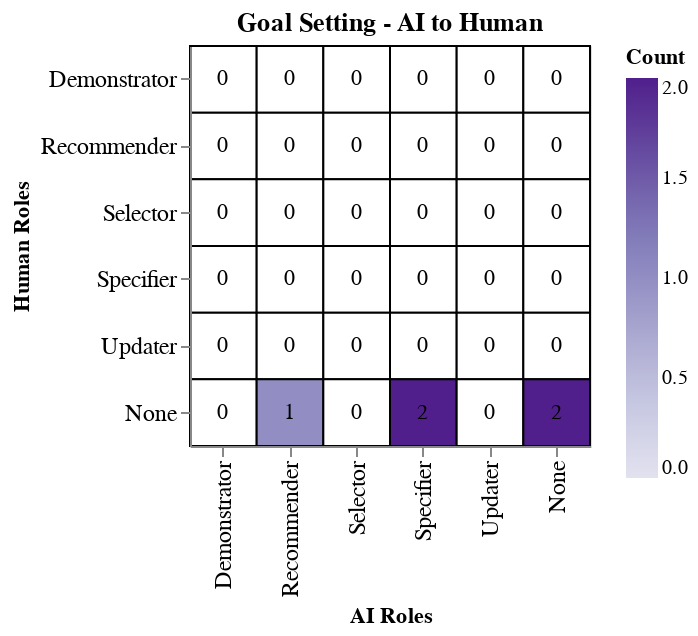
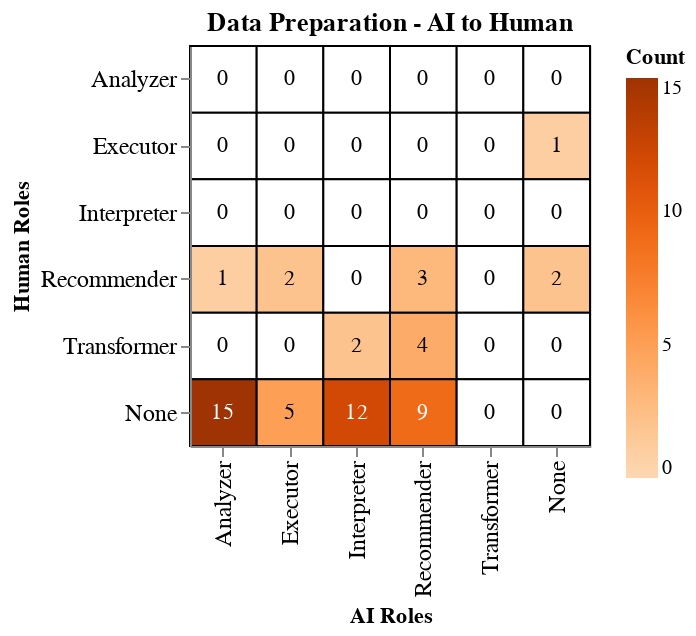
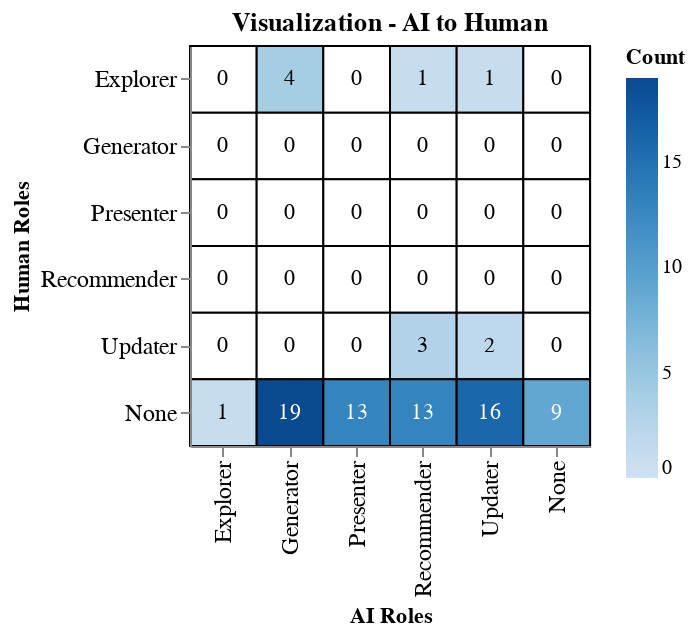
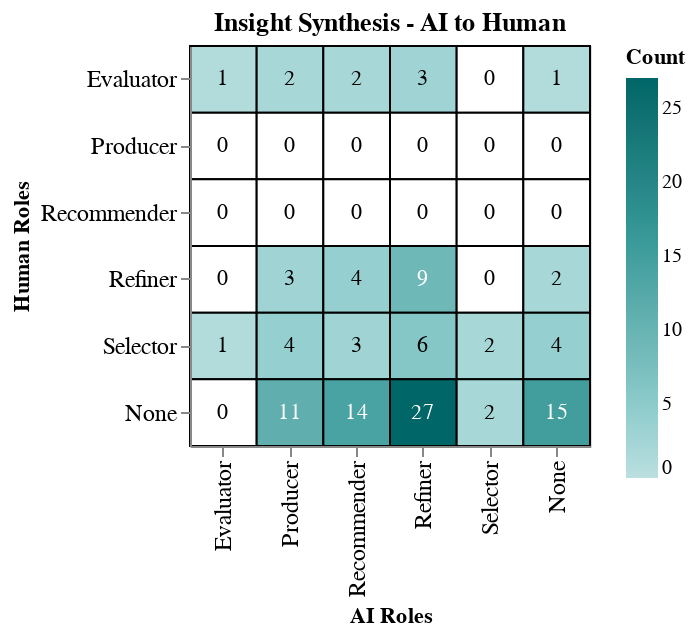

Notebook code for these charts, in order:
### Code cell
def build_ai_to_human_matrix(nodes_df, stage_keyword, mapping_rules, plot_title="AI-Human Response Matrix", color_scheme="greens"):
    """
    构建 AI→Human 响应矩阵，但保持矩阵结构一致性:
      - 行: Human 角色 (响应者)
      - 列: AI 角色 (发起者)
    """

    # --- 动作→角色映射 ---
    def map_action_to_role(action):
        for role, actions in mapping_rules.items():
            for verb in actions:
                if verb.lower() in str(action).lower():
                    return role
        return "None"

    # --- 筛选目标阶段 ---
    stage_df = nodes_df[nodes_df["stage"].str.lower().str.contains(stage_keyword.lower())].copy()
    stage_df['role'] = stage_df['action'].apply(lambda x: map_action_to_role(x))

    # --- 角色集合（含 "None"） ---
    roles_set = sorted(set(mapping_rules.keys()))
    all_roles_with_none = roles_set + ["None"]

    # 矩阵结构：行=Human角色，列=AI角色（保持与Human→AI矩阵一致）
    response_matrix = pd.DataFrame(
        0, index=all_roles_with_none, columns=all_roles_with_none, dtype=int
    )

    # 记录每个格子的论文集合
    pair_papers = defaultdict(set)

    # --- 遍历文章，累计 AI→Human 相邻对 ---
    for system_name, group in stage_df.groupby("system"):
        sorted_group = group.sort_index().reset_index(drop=True)
        n = len(sorted_group)

        # 处理只有1个动作的情况
        if n == 1:
            row = sorted_group.iloc[0]
            if row['actor'] == "A":  # 只有AI动作
                ai_role, human_role = row['role'], "None"
                response_matrix.loc[human_role, ai_role] += 1  # 注意：行列交换
                pair_papers[(human_role, ai_role)].add(system_name)
            continue
          
        # 处理多动作序列
        for i in range(n - 1):
            row = sorted_group.iloc[i]
            next_row = sorted_group.iloc[i + 1]
            
            # 只统计 AI→Human 的转移
            if row['actor'] == 'A':  # AI动作
                ai_role = row['role']
                if next_row['actor'] == 'H':  # 人类响应
                    human_role = next_row['role']
                else:
                    human_role = "None"  # 无人响应
                
                response_matrix.loc[human_role, ai_role] += 1  # 注意：行列交换
                pair_papers[(human_role, ai_role)].add(system_name)
        
        # 检查最后一个动作是否为AI动作（无人响应）
        last_row = sorted_group.iloc[-1]
        if last_row['actor'] == "A":
            ai_role = last_row['role']
            response_matrix.loc["None", ai_role] += 1  # 注意：行列交换
            pair_papers[("None", ai_role)].add(system_name)

    # --- 为可视化准备长表，并附上论文列表 ---
    plot_df = response_matrix.reset_index().melt(
        id_vars="index", var_name="AI Role", value_name="count"  # 保持列名为AI Role
    ).rename(columns={"index": "Human Role"})  # 保持行名为Human Role

    # 把论文集合拼接为字符串，供 tooltip 使用
    def papers_joined(hr, ar):
        s = pair_papers.get((hr, ar), set())
        if not s:
            return ""
        return "; ".join(sorted(s))

    plot_df["papers"] = [
        papers_joined(hr, ar) for hr, ar in zip(plot_df["Human Role"], plot_df["AI Role"])
    ]
    plot_df["num_papers"] = plot_df["papers"].apply(lambda x: 0 if x == "" else len(x.split("; ")))

    # --- Altair 可视化 ---
    base = alt.Chart(plot_df).encode(
        x=alt.X("AI Role:O", sort=list(response_matrix.columns), axis=alt.Axis(labelFontSize=12, title="AI Roles")),
        y=alt.Y("Human Role:O", sort=list(response_matrix.index), axis=alt.Axis(labelFontSize=12, title="Human Roles")),
    )

    # 0 强制白色，其它用指定配色
    heatmap = base.mark_rect(stroke='black', strokeWidth=1).encode(
        color=alt.condition(
            "datum.count == 0",
            alt.value("white"),
            alt.Color(
                "count:Q",
                scale=alt.Scale(scheme=color_scheme),
                legend=alt.Legend(title="Count")
            )
        ),
        tooltip=[
            alt.Tooltip("AI Role:N", title="AI Initiator"),  # AI发起者
            alt.Tooltip("Human Role:N", title="Human Responder"),  # 人类响应者
            alt.Tooltip("count:Q", title="Count"),
            alt.Tooltip("num_papers:Q", title="#Papers"),
            alt.Tooltip("papers:N", title="Papers")
        ]
    )

    text = base.mark_text(baseline="middle").encode(
        text=alt.Text("count:Q", format="d"),
        color=alt.condition("datum.count > 7", alt.value("white"), alt.value("black"))
    )

    chart = (heatmap + text).properties(
        width=200, height=200, title=plot_title
    )

    # --- 明细表：每个格子对应的论文 ---
    rows = []
    for hr in all_roles_with_none:
        for ar in all_roles_with_none:
            papers = sorted(pair_papers.get((hr, ar), set()))
            rows.append({
                "Human Role": hr,
                "AI Role": ar,
                "count": int(response_matrix.loc[hr, ar]),
                "num_papers": len(papers),
                "papers": papers
            })
    pair_detail_df = pd.DataFrame(rows)

    return response_matrix, chart, pair_detail_df
# Goal Setting 阶段的 AI→Human 矩阵
goal_ai2human_matrix, goal_ai2human_chart, detail_goal_ai2human = build_ai_to_human_matrix(
    nodes_df, "goal setting", mapping_rules_goal, "Goal Setting - AI to Human", "purples"
)
goal_ai2human_chart.show()
goal_ai2human_chart.save("goal_ai2human_chart.svg")

# Data Preparation 阶段的 AI→Human 矩阵
dataprep_ai2human_matrix, dataprep_ai2human_chart, detail_dataprep_ai2human = build_ai_to_human_matrix(
    nodes_df, "data preparation", mapping_rules_dataprep_final, "Data Preparation - AI to Human", "oranges"
)
dataprep_ai2human_chart.show()
dataprep_ai2human_chart.save("dataprep_ai2human_chart.svg")
# Visualization 阶段的 AI→Human 矩阵
vis_ai2human_matrix, vis_ai2human_chart, detail_vis_ai2human = build_ai_to_human_matrix(
    nodes_df, "visualization", mapping_rules_vis, "Visualization - AI to Human", "blues"
)
vis_ai2human_chart.show()
vis_ai2human_chart.save("vis_ai2human_chart.svg")
# Insight Synthesis 阶段的 AI→Human 矩阵
insight_ai2human_matrix, insight_ai2human_chart, detail_insight_ai2human = build_ai_to_human_matrix(
    nodes_df, "insight synthesis", mapping_rules_insight, "Insight Synthesis - AI to Human", "teals"
)
insight_ai2human_chart.show()
insight_ai2human_chart.save("insight_ai2human_chart.svg")

### Figure 1 — Vega-Lite specification as saved in the notebook (floating-point values rounded to 4 significant figures)
{"config": {"view": {"continuousWidth": 300, "continuousHeight": 300}}, "layer": [{"mark": {"type": "rect", "stroke": "black", "strokeWidth": 1}, "encoding": {"color": {"condition": {"test": "datum.count == 0", "value": "white"}, "field": "count", "legend": {"title": "Count"}, "scale": {"scheme": "purples"}, "type": "quantitative"}, "tooltip": [{"field": "AI Role", "title": "AI Initiator", "type": "nominal"}, {"field": "Human Role", "title": "Human Responder", "type": "nominal"}, {"field": "count", "title": "Count", "type": "quantitative"}, {"field": "num_papers", "title": "#Papers", "type": "quantitative"}, {"field": "papers", "title": "Papers", "type": "nominal"}], "x": {"axis": {"labelFontSize": 12, "title": "AI Roles"}, "field": "AI Role", "sort": ["Demonstrator", "Recommender", "Selector", "Specifier", "Updater", "None"], "type": "ordinal"}, "y": {"axis": {"labelFontSize": 12, "title": "Human Roles"}, "field": "Human Role", "sort": ["Demonstrator", "Recommender", "Selector", "Specifier", "Updater", "None"], "type": "ordinal"}}}, {"mark": {"type": "text", "baseline": "middle"}, "encoding": {"color": {"condition": {"test": "datum.count > 7", "value": "white"}, "value": "black"}, "text": {"field": "count", "format": "d", "type": "quantitative"}, "x": {"axis": {"labelFontSize": 12, "title": "AI Roles"}, "field": "AI Role", "sort": ["Demonstrator", "Recommender", "Selector", "Specifier", "Updater", "None"], "type": "ordinal"}, "y": {"axis": {"labelFontSize": 12, "title": "Human Roles"}, "field": "Human Role", "sort": ["Demonstrator", "Recommender", "Selector", "Specifier", "Updater", "None"], "type": "ordinal"}}}], "data": {"name": "data-05b0dbec41715ff29464761cdeb28189"}, "height": 200, "title": "Goal Setting - AI to Human", "width": 200, "$schema": "https://vega.github.io/schema/vega-lite/v5.20.1.json", "datasets": {"data-05b0dbec41715ff29464761cdeb28189": [{"Human Role": "Demonstrator", "AI Role": "Demonstrator", "count": 0, "papers": "", "num_papers": 0}, {"Human Role": "Recommender", "AI Role": "Demonstrator", "count": 0, "papers": "", "num_papers": 0}, {"Human Role": "Selector", "AI Role": "Demonstrator", "count": 0, "papers": "", "num_papers": 0}, {"Human Role": "Specifier", "AI Role": "Demonstrator", "count": 0, "papers": "", "num_papers": 0}, {"Human Role": "Updater", "AI Role": "Demonstrator", "count": 0, "papers": "", "num_papers": 0}, {"Human Role": "None", "AI Role": "Demonstrator", "count": 0, "papers": "", "num_papers": 0}, {"Human Role": "Demonstrator", "AI Role": "Recommender", "count": 0, "papers": "", "num_papers": 0}, {"Human Role": "Recommender", "AI Role": "Recommender", "count": 0, "papers": "", "num_papers": 0}, {"Human Role": "Selector", "AI Role": "Recommender", "count": 0, "papers": "", "num_papers": 0}, {"Human Role": "Specifier", "AI Role": "Recommender", "count": 0, "papers": "", "num_papers": 0}, {"Human Role": "Updater", "AI Role": "Recommender", "count": 0, "papers": "", "num_papers": 0}, {"Human Role": "None", "AI Role": "Recommender", "count": 1, "papers": "Pluto", "num_papers": 1}, {"Human Role": "Demonstrator", "AI Role": "Selector", "count": 0, "papers": "", "num_papers": 0}, {"Human Role": "Recommender", "AI Role": "Selector", "count": 0, "papers": "", "num_papers": 0}, {"Human Role": "Selector", "AI Role": "Selector", "count": 0, "papers": "", "num_papers": 0}, {"Human Role": "Specifier", "AI Role": "Selector", "count": 0, "papers": "", "num_papers": 0}, {"Human Role": "Updater", "AI Role": "Selector", "count": 0, "papers": "", "num_papers": 0}, {"Human Role": "None", "AI Role": "Selector", "count": 0, "papers": "", "num_papers": 0}, {"Human Role": "Demonstrator", "AI Role": "Specifier", "count": 0, "papers": "", "num_papers": 0}, {"Human Role": "Recommender", "AI Role": "Specifier", "count": 0, "papers": "", "num_papers": 0}, {"Human Role": "Selector", "AI Role": "Specifier", "count": 0, "papers": "", "num_papers": 0}, {"Human Role": "Specifier", "AI Role": "Specifier", "count": 0, "papers": "", "num_papers": 0}, {"Human Role": "Updater", "AI Role": "Specifier", "count": 0, "papers": "", "num_papers": 0}, {"Human Role": "None", "AI Role": "Specifier", "count": 2, "papers": "EXMOS: Explanatory Model Steering Through Multifaceted Explanations and Data Configurations; Towards Visual Explainable Active Learning for Zero-Shot Classification", "num_papers": 2}, {"Human Role": "Demonstrator", "AI Role": "Updater", "count": 0, "papers": "", "num_papers": 0}, {"Human Role": "Recommender", "AI Role": "Updater", "count": 0, "papers": "", "num_papers": 0}, {"Human Role": "Selector", "AI Role": "Updater", "count": 0, "papers": "", "num_papers": 0}, {"Human Role": "Specifier", "AI Role": "Updater", "count": 0, "papers": "", "num_papers": 0}, {"Human Role": "Updater", "AI Role": "Updater", "count": 0, "papers": "", "num_papers": 0}, {"Human Role": "None", "AI Role": "Updater", "count": 0, "papers": "", "num_papers": 0}, {"Human Role": "Demonstrator", "AI Role": "None", "count": 0, "papers": "", "num_papers": 0}, {"Human Role": "Recommender", "AI Role": "None", "count": 0, "papers": "", "num_papers": 0}, {"Human Role": "Selector", "AI Role": "None", "count": 0, "papers": "", "num_papers": 0}, {"Human Role": "Specifier", "AI Role": "None", "count": 0, "papers": "", "num_papers": 0}, {"Human Role": "Updater", "AI Role": "None", "count": 0, "papers": "", "num_papers": 0}, {"Human Role": "None", "AI Role": "None", "count": 2, "papers": "ArticulatePro; Towards Visual Explainable Active Learning for Zero-Shot Classification", "num_papers": 2}]}}

### Figure 2 — Vega-Lite specification as saved in the notebook (floating-point values rounded to 4 significant figures)
{"config": {"view": {"continuousWidth": 300, "continuousHeight": 300}}, "layer": [{"mark": {"type": "rect", "stroke": "black", "strokeWidth": 1}, "encoding": {"color": {"condition": {"test": "datum.count == 0", "value": "white"}, "field": "count", "legend": {"title": "Count"}, "scale": {"scheme": "oranges"}, "type": "quantitative"}, "tooltip": [{"field": "AI Role", "title": "AI Initiator", "type": "nominal"}, {"field": "Human Role", "title": "Human Responder", "type": "nominal"}, {"field": "count", "title": "Count", "type": "quantitative"}, {"field": "num_papers", "title": "#Papers", "type": "quantitative"}, {"field": "papers", "title": "Papers", "type": "nominal"}], "x": {"axis": {"labelFontSize": 12, "title": "AI Roles"}, "field": "AI Role", "sort": ["Analyzer", "Executor", "Interpreter", "Recommender", "Transformer", "None"], "type": "ordinal"}, "y": {"axis": {"labelFontSize": 12, "title": "Human Roles"}, "field": "Human Role", "sort": ["Analyzer", "Executor", "Interpreter", "Recommender", "Transformer", "None"], "type": "ordinal"}}}, {"mark": {"type": "text", "baseline": "middle"}, "encoding": {"color": {"condition": {"test": "datum.count > 7", "value": "white"}, "value": "black"}, "text": {"field": "count", "format": "d", "type": "quantitative"}, "x": {"axis": {"labelFontSize": 12, "title": "AI Roles"}, "field": "AI Role", "sort": ["Analyzer", "Executor", "Interpreter", "Recommender", "Transformer", "None"], "type": "ordinal"}, "y": {"axis": {"labelFontSize": 12, "title": "Human Roles"}, "field": "Human Role", "sort": ["Analyzer", "Executor", "Interpreter", "Recommender", "Transformer", "None"], "type": "ordinal"}}}], "data": {"name": "data-175146bf72a7b005192b9c1e7c1bb20b"}, "height": 200, "title": "Data Preparation - AI to Human", "width": 200, "$schema": "https://vega.github.io/schema/vega-lite/v5.20.1.json", "datasets": {"data-175146bf72a7b005192b9c1e7c1bb20b": [{"Human Role": "Analyzer", "AI Role": "Analyzer", "count": 0, "papers": "", "num_papers": 0}, {"Human Role": "Executor", "AI Role": "Analyzer", "count": 0, "papers": "", "num_papers": 0}, {"Human Role": "Interpreter", "AI Role": "Analyzer", "count": 0, "papers": "", "num_papers": 0}, {"Human Role": "Recommender", "AI Role": "Analyzer", "count": 1, "papers": "LightVA", "num_papers": 1}, {"Human Role": "Transformer", "AI Role": "Analyzer", "count": 0, "papers": "", "num_papers": 0}, {"Human Role": "None", "AI Role": "Analyzer", "count": 15, "papers": "Concept Induction; Dango; DataDive; Divisi; HiLow (Capacity); Improving Steering & Verification; InkSight; Interactive Learning for Tweets; Linking Text & Visualizations; PK-clustering; Pluto; STILE; VitaLITy; Voyager; Voyager 2", "num_papers": 15}, {"Human Role": "Analyzer", "AI Role": "Executor", "count": 0, "papers": "", "num_papers": 0}, {"Human Role": "Executor", "AI Role": "Executor", "count": 0, "papers": "", "num_papers": 0}, {"Human Role": "Interpreter", "AI Role": "Executor", "count": 0, "papers": "", "num_papers": 0}, {"Human Role": "Recommender", "AI Role": "Executor", "count": 2, "papers": "Improving Steering & Verification", "num_papers": 1}, {"Human Role": "Transformer", "AI Role": "Executor", "count": 0, "papers": "", "num_papers": 0}, {"Human Role": "None", "AI Role": "Executor", "count": 5, "papers": "InsigHTable; Linking Text & Visualizations; PK-clustering; Scholastic; Topic Model Optimization (SpecEx)", "num_papers": 5}, {"Human Role": "Analyzer", "AI Role": "Interpreter", "count": 0, "papers": "", "num_papers": 0}, {"Human Role": "Executor", "AI Role": "Interpreter", "count": 0, "papers": "", "num_papers": 0}, {"Human Role": "Interpreter", "AI Role": "Interpreter", "count": 0, "papers": "", "num_papers": 0}, {"Human Role": "Recommender", "AI Role": "Interpreter", "count": 0, "papers": "", "num_papers": 0}, {"Human Role": "Transformer", "AI Role": "Interpreter", "count": 2, "papers": "HiTailor; Linking Text & Visualizations", "num_papers": 2}, {"Human Role": "None", "AI Role": "Interpreter", "count": 12, "papers": "CrossData; Guided EVA (Visail); InkSight; InsigHTable; Interweaving Multimodal Interaction; Podium; ProactiveVA; The Data Says Otherwise; Tisane; TopicRefiner; VisualWikiCurator", "num_papers": 11}, {"Human Role": "Analyzer", "AI Role": "Recommender", "count": 0, "papers": "", "num_papers": 0}, {"Human Role": "Executor", "AI Role": "Recommender", "count": 0, "papers": "", "num_papers": 0}, {"Human Role": "Interpreter", "AI Role": "Recommender", "count": 0, "papers": "", "num_papers": 0}, {"Human Role": "Recommender", "AI Role": "Recommender", "count": 3, "papers": "Angler; EXMOS: Explanatory Model Steering Through Multifaceted Explanations and Data Configurations; FlowSense", "num_papers": 3}, {"Human Role": "Transformer", "AI Role": "Recommender", "count": 4, "papers": "Exploratory Labeling Assistant; Improving Steering & Verification; Jupybara", "num_papers": 3}, {"Human Role": "None", "AI Role": "Recommender", "count": 9, "papers": "Diverse Interaction Recommendation; FlowSense; Guided EVA (Visail); MultiVision; ONYX; RSVP for VPSA; SpectrumVA; VisualWikiCurator; Voyager", "num_papers": 9}, {"Human Role": "Analyzer", "AI Role": "Transformer", "count": 0, "papers": "", "num_papers": 0}, {"Human Role": "Executor", "AI Role": "Transformer", "count": 0, "papers": "", "num_papers": 0}, {"Human Role": "Interpreter", "AI Role": "Transformer", "count": 0, "papers": "", "num_papers": 0}, {"Human Role": "Recommender", "AI Role": "Transformer", "count": 0, "papers": "", "num_papers": 0}, {"Human Role": "Transformer", "AI Role": "Transformer", "count": 0, "papers": "", "num_papers": 0}, {"Human Role": "None", "AI Role": "Transformer", "count": 0, "papers": "", "num_papers": 0}, {"Human Role": "Analyzer", "AI Role": "None", "count": 0, "papers": "", "num_papers": 0}, {"Human Role": "Executor", "AI Role": "None", "count": 1, "papers": "Tisane", "num_papers": 1}, {"Human Role": "Interpreter", "AI Role": "None", "count": 0, "papers": "", "num_papers": 0}, {"Human Role": "Recommender", "AI Role": "None", "count": 2, "papers": "Dango; ONYX", "num_papers": 2}, {"Human Role": "Transformer", "AI Role": "None", "count": 0, "papers": "", "num_papers": 0}, {"Human Role": "None", "AI Role": "None", "count": 0, "papers": "", "num_papers": 0}]}}

### Figure 3 — Vega-Lite specification as saved in the notebook (floating-point values rounded to 4 significant figures)
{"config": {"view": {"continuousWidth": 300, "continuousHeight": 300}}, "layer": [{"mark": {"type": "rect", "stroke": "black", "strokeWidth": 1}, "encoding": {"color": {"condition": {"test": "datum.count == 0", "value": "white"}, "field": "count", "legend": {"title": "Count"}, "scale": {"scheme": "blues"}, "type": "quantitative"}, "tooltip": [{"field": "AI Role", "title": "AI Initiator", "type": "nominal"}, {"field": "Human Role", "title": "Human Responder", "type": "nominal"}, {"field": "count", "title": "Count", "type": "quantitative"}, {"field": "num_papers", "title": "#Papers", "type": "quantitative"}, {"field": "papers", "title": "Papers", "type": "nominal"}], "x": {"axis": {"labelFontSize": 12, "title": "AI Roles"}, "field": "AI Role", "sort": ["Explorer", "Generator", "Presenter", "Recommender", "Updater", "None"], "type": "ordinal"}, "y": {"axis": {"labelFontSize": 12, "title": "Human Roles"}, "field": "Human Role", "sort": ["Explorer", "Generator", "Presenter", "Recommender", "Updater", "None"], "type": "ordinal"}}}, {"mark": {"type": "text", "baseline": "middle"}, "encoding": {"color": {"condition": {"test": "datum.count > 7", "value": "white"}, "value": "black"}, "text": {"field": "count", "format": "d", "type": "quantitative"}, "x": {"axis": {"labelFontSize": 12, "title": "AI Roles"}, "field": "AI Role", "sort": ["Explorer", "Generator", "Presenter", "Recommender", "Updater", "None"], "type": "ordinal"}, "y": {"axis": {"labelFontSize": 12, "title": "Human Roles"}, "field": "Human Role", "sort": ["Explorer", "Generator", "Presenter", "Recommender", "Updater", "None"], "type": "ordinal"}}}], "data": {"name": "data-ea2af88d0f826db5089468ba1b98bbaf"}, "height": 200, "title": "Visualization - AI to Human", "width": 200, "$schema": "https://vega.github.io/schema/vega-lite/v5.20.1.json", "datasets": {"data-ea2af88d0f826db5089468ba1b98bbaf": [{"Human Role": "Explorer", "AI Role": "Explorer", "count": 0, "papers": "", "num_papers": 0}, {"Human Role": "Generator", "AI Role": "Explorer", "count": 0, "papers": "", "num_papers": 0}, {"Human Role": "Presenter", "AI Role": "Explorer", "count": 0, "papers": "", "num_papers": 0}, {"Human Role": "Recommender", "AI Role": "Explorer", "count": 0, "papers": "", "num_papers": 0}, {"Human Role": "Updater", "AI Role": "Explorer", "count": 0, "papers": "", "num_papers": 0}, {"Human Role": "None", "AI Role": "Explorer", "count": 1, "papers": "Scholastic", "num_papers": 1}, {"Human Role": "Explorer", "AI Role": "Generator", "count": 4, "papers": "DimLift; GistVis; HiLow (Capacity); STILE", "num_papers": 4}, {"Human Role": "Generator", "AI Role": "Generator", "count": 0, "papers": "", "num_papers": 0}, {"Human Role": "Presenter", "AI Role": "Generator", "count": 0, "papers": "", "num_papers": 0}, {"Human Role": "Recommender", "AI Role": "Generator", "count": 0, "papers": "", "num_papers": 0}, {"Human Role": "Updater", "AI Role": "Generator", "count": 0, "papers": "", "num_papers": 0}, {"Human Role": "None", "AI Role": "Generator", "count": 19, "papers": "Angler; ArticulatePro; ChartSeer; Concept Induction; ConceptEVA; DataDive; DataTone: Managing Ambiguity in Natural Language Interfaces for Data Visualization; Erato; FlowSense; GistVis; HiTailor; InsigHTable; Jupybara; LightVA; Managing Messes; RSVP for VPSA; Socrates; Voyager 2", "num_papers": 18}, {"Human Role": "Explorer", "AI Role": "Presenter", "count": 0, "papers": "", "num_papers": 0}, {"Human Role": "Generator", "AI Role": "Presenter", "count": 0, "papers": "", "num_papers": 0}, {"Human Role": "Presenter", "AI Role": "Presenter", "count": 0, "papers": "", "num_papers": 0}, {"Human Role": "Recommender", "AI Role": "Presenter", "count": 0, "papers": "", "num_papers": 0}, {"Human Role": "Updater", "AI Role": "Presenter", "count": 0, "papers": "", "num_papers": 0}, {"Human Role": "None", "AI Role": "Presenter", "count": 13, "papers": "ArticulatePro; DataDive; DataTone: Managing Ambiguity in Natural Language Interfaces for Data Visualization; DimLift; Divisi; Geono-Cluster; GistVis; InsigHTable; PK-clustering; Semantic Concept Spaces; Snowy; The Data Says Otherwise; Topic Model Optimization (SpecEx)", "num_papers": 13}, {"Human Role": "Explorer", "AI Role": "Recommender", "count": 1, "papers": "LEVA", "num_papers": 1}, {"Human Role": "Generator", "AI Role": "Recommender", "count": 0, "papers": "", "num_papers": 0}, {"Human Role": "Presenter", "AI Role": "Recommender", "count": 0, "papers": "", "num_papers": 0}, {"Human Role": "Recommender", "AI Role": "Recommender", "count": 0, "papers": "", "num_papers": 0}, {"Human Role": "Updater", "AI Role": "Recommender", "count": 3, "papers": "ONYX; TopicRefiner; VisCARS", "num_papers": 3}, {"Human Role": "None", "AI Role": "Recommender", "count": 13, "papers": "ChartSeer; Co-Adaptive Topic Refinement; Erato; Geono-Cluster; HiTailor; Managing Messes; Pluto; ProactiveVA; VisCARS; Visualization by Demonstration; VitaLITy; Voyager", "num_papers": 12}, {"Human Role": "Explorer", "AI Role": "Updater", "count": 1, "papers": "Integrated Dual Analysis", "num_papers": 1}, {"Human Role": "Generator", "AI Role": "Updater", "count": 0, "papers": "", "num_papers": 0}, {"Human Role": "Presenter", "AI Role": "Updater", "count": 0, "papers": "", "num_papers": 0}, {"Human Role": "Recommender", "AI Role": "Updater", "count": 0, "papers": "", "num_papers": 0}, {"Human Role": "Updater", "AI Role": "Updater", "count": 2, "papers": "Linking Text & Visualizations; MultiVision", "num_papers": 2}, {"Human Role": "None", "AI Role": "Updater", "count": 16, "papers": "ChartInsighter; CrossData; EXMOS: Explanatory Model Steering Through Multifaceted Explanations and Data Configurations; FlowSense; HiTailor; Interweaving Multimodal Interaction; Linking Text & Visualizations; Lumos; MEDLEY; ProactiveVA; SpectrumVA; TopicRefiner; VisualWikiCurator", "num_papers": 13}, {"Human Role": "Explorer", "AI Role": "None", "count": 0, "papers": "", "num_papers": 0}, {"Human Role": "Generator", "AI Role": "None", "count": 0, "papers": "", "num_papers": 0}, {"Human Role": "Presenter", "AI Role": "None", "count": 0, "papers": "", "num_papers": 0}, {"Human Role": "Recommender", "AI Role": "None", "count": 0, "papers": "", "num_papers": 0}, {"Human Role": "Updater", "AI Role": "None", "count": 0, "papers": "", "num_papers": 0}, {"Human Role": "None", "AI Role": "None", "count": 9, "papers": "DataDive; DataTone: Managing Ambiguity in Natural Language Interfaces for Data Visualization; Exploratory Labeling Assistant; InsigHTable; Integrated Dual Analysis; Lumos; TimeFork", "num_papers": 7}]}}

### Figure 4 — Vega-Lite specification as saved in the notebook (floating-point values rounded to 4 significant figures)
{"config": {"view": {"continuousWidth": 300, "continuousHeight": 300}}, "layer": [{"mark": {"type": "rect", "stroke": "black", "strokeWidth": 1}, "encoding": {"color": {"condition": {"test": "datum.count == 0", "value": "white"}, "field": "count", "legend": {"title": "Count"}, "scale": {"scheme": "teals"}, "type": "quantitative"}, "tooltip": [{"field": "AI Role", "title": "AI Initiator", "type": "nominal"}, {"field": "Human Role", "title": "Human Responder", "type": "nominal"}, {"field": "count", "title": "Count", "type": "quantitative"}, {"field": "num_papers", "title": "#Papers", "type": "quantitative"}, {"field": "papers", "title": "Papers", "type": "nominal"}], "x": {"axis": {"labelFontSize": 12, "title": "AI Roles"}, "field": "AI Role", "sort": ["Evaluator", "Producer", "Recommender", "Refiner", "Selector", "None"], "type": "ordinal"}, "y": {"axis": {"labelFontSize": 12, "title": "Human Roles"}, "field": "Human Role", "sort": ["Evaluator", "Producer", "Recommender", "Refiner", "Selector", "None"], "type": "ordinal"}}}, {"mark": {"type": "text", "baseline": "middle"}, "encoding": {"color": {"condition": {"test": "datum.count > 7", "value": "white"}, "value": "black"}, "text": {"field": "count", "format": "d", "type": "quantitative"}, "x": {"axis": {"labelFontSize": 12, "title": "AI Roles"}, "field": "AI Role", "sort": ["Evaluator", "Producer", "Recommender", "Refiner", "Selector", "None"], "type": "ordinal"}, "y": {"axis": {"labelFontSize": 12, "title": "Human Roles"}, "field": "Human Role", "sort": ["Evaluator", "Producer", "Recommender", "Refiner", "Selector", "None"], "type": "ordinal"}}}], "data": {"name": "data-1d276e577a73d2bb9a57733ea91bda7b"}, "height": 200, "title": "Insight Synthesis - AI to Human", "width": 200, "$schema": "https://vega.github.io/schema/vega-lite/v5.20.1.json", "datasets": {"data-1d276e577a73d2bb9a57733ea91bda7b": [{"Human Role": "Evaluator", "AI Role": "Evaluator", "count": 1, "papers": "Topic Model Optimization (SpecEx)", "num_papers": 1}, {"Human Role": "Producer", "AI Role": "Evaluator", "count": 0, "papers": "", "num_papers": 0}, {"Human Role": "Recommender", "AI Role": "Evaluator", "count": 0, "papers": "", "num_papers": 0}, {"Human Role": "Refiner", "AI Role": "Evaluator", "count": 0, "papers": "", "num_papers": 0}, {"Human Role": "Selector", "AI Role": "Evaluator", "count": 1, "papers": "VisualWikiCurator", "num_papers": 1}, {"Human Role": "None", "AI Role": "Evaluator", "count": 0, "papers": "", "num_papers": 0}, {"Human Role": "Evaluator", "AI Role": "Producer", "count": 2, "papers": "Angler; ChartInsighter", "num_papers": 2}, {"Human Role": "Producer", "AI Role": "Producer", "count": 0, "papers": "", "num_papers": 0}, {"Human Role": "Recommender", "AI Role": "Producer", "count": 0, "papers": "", "num_papers": 0}, {"Human Role": "Refiner", "AI Role": "Producer", "count": 3, "papers": "Concept Induction; InkSight; The Data Says Otherwise", "num_papers": 3}, {"Human Role": "Selector", "AI Role": "Producer", "count": 4, "papers": "ConceptEVA; InsightLens; Jupybara; MEDLEY", "num_papers": 4}, {"Human Role": "None", "AI Role": "Producer", "count": 11, "papers": "CoInsight; DimLift; Geono-Cluster; InsightLens; Scholastic; Tisane; VitaLITy; Voyager", "num_papers": 8}, {"Human Role": "Evaluator", "AI Role": "Recommender", "count": 2, "papers": "PK-clustering", "num_papers": 1}, {"Human Role": "Producer", "AI Role": "Recommender", "count": 0, "papers": "", "num_papers": 0}, {"Human Role": "Recommender", "AI Role": "Recommender", "count": 0, "papers": "", "num_papers": 0}, {"Human Role": "Refiner", "AI Role": "Recommender", "count": 4, "papers": "CoInsight; Dango; HiLow (Capacity); Semantic Concept Spaces", "num_papers": 4}, {"Human Role": "Selector", "AI Role": "Recommender", "count": 3, "papers": "Mixed-initiative VA; Snowy; Topic Model Optimization (SpecEx)", "num_papers": 3}, {"Human Role": "None", "AI Role": "Recommender", "count": 14, "papers": "Angler; DimLift; Exploratory Labeling Assistant; GistVis; MEDLEY; Managing Messes; Mixed-initiative VA; Pluto; Snowy; SpectrumVA; Tisane; Towards Visual Explainable Active Learning for Zero-Shot Classification; VisCARS", "num_papers": 13}, {"Human Role": "Evaluator", "AI Role": "Refiner", "count": 3, "papers": "Dango; Jupybara; Voyager 2", "num_papers": 3}, {"Human Role": "Producer", "AI Role": "Refiner", "count": 0, "papers": "", "num_papers": 0}, {"Human Role": "Recommender", "AI Role": "Refiner", "count": 0, "papers": "", "num_papers": 0}, {"Human Role": "Refiner", "AI Role": "Refiner", "count": 9, "papers": "Co-Adaptive Topic Refinement; ConceptEVA; DataTone: Managing Ambiguity in Natural Language Interfaces for Data Visualization; Erato; Geono-Cluster; Pluto; STILE; Semantic Concept Spaces; TimeFork", "num_papers": 9}, {"Human Role": "Selector", "AI Role": "Refiner", "count": 6, "papers": "Angler; Concept Induction; Guided EVA (Visail); Managing Messes; Snowy; Visualization by Demonstration", "num_papers": 6}, {"Human Role": "None", "AI Role": "Refiner", "count": 27, "papers": "ChartInsighter; CoInsight; ConceptEVA; CrossData; DimLift; Diverse Interaction Recommendation; Divisi; Erato; FlowSense; Geono-Cluster; HiLow (Capacity); HiTailor; InkSight; InsigHTable; Interactive Learning for Tweets; LEVA; ONYX; Podium; RSVP for VPSA; STILE; Socrates; The Data Says Otherwise; Topic Model Optimization (SpecEx); TopicRefiner; Towards Visual Explainable Active Learning for Zero-Shot Classification", "num_papers": 25}, {"Human Role": "Evaluator", "AI Role": "Selector", "count": 0, "papers": "", "num_papers": 0}, {"Human Role": "Producer", "AI Role": "Selector", "count": 0, "papers": "", "num_papers": 0}, {"Human Role": "Recommender", "AI Role": "Selector", "count": 0, "papers": "", "num_papers": 0}, {"Human Role": "Refiner", "AI Role": "Selector", "count": 0, "papers": "", "num_papers": 0}, {"Human Role": "Selector", "AI Role": "Selector", "count": 2, "papers": "Socrates", "num_papers": 1}, {"Human Role": "None", "AI Role": "Selector", "count": 2, "papers": "Mixed-initiative VA; MultiVision", "num_papers": 2}, {"Human Role": "Evaluator", "AI Role": "None", "count": 1, "papers": "Scholastic", "num_papers": 1}, {"Human Role": "Producer", "AI Role": "None", "count": 0, "papers": "", "num_papers": 0}, {"Human Role": "Recommender", "AI Role": "None", "count": 0, "papers": "", "num_papers": 0}, {"Human Role": "Refiner", "AI Role": "None", "count": 2, "papers": "CrossData; Lumos", "num_papers": 2}, {"Human Role": "Selector", "AI Role": "None", "count": 4, "papers": "Co-Adaptive Topic Refinement; DimLift; Divisi; Integrated Dual Analysis", "num_papers": 4}, {"Human Role": "None", "AI Role": "None", "count": 15, "papers": "CoInsight; DataTone: Managing Ambiguity in Natural Language Interfaces for Data Visualization; EXMOS: Explanatory Model Steering Through Multifaceted Explanations and Data Configurations; Erato; GistVis; Integrated Dual Analysis; Interactive Learning for Tweets; Interweaving Multimodal Interaction; Jupybara; LEVA; Podium; Semantic Concept Spaces; TimeFork; Topic Model Optimization (SpecEx)", "num_papers": 14}]}}
